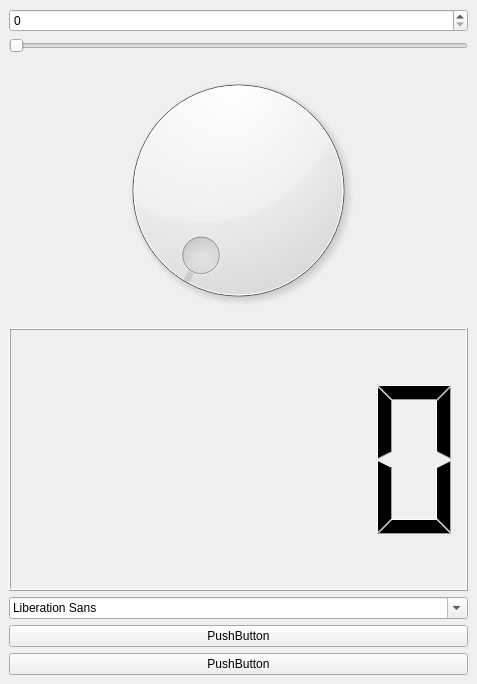
<?xml version="1.0" encoding="UTF-8"?>
<ui version="4.0">
 <class>CivicSimUIDockWidgetBase</class>
 <widget class="QDockWidget" name="CivicSimUIDockWidgetBase">
  <property name="geometry">
   <rect>
    <x>0</x>
    <y>0</y>
    <width>477</width>
    <height>684</height>
   </rect>
  </property>
  <property name="windowTitle">
   <string>CivicSim</string>
  </property>
  <widget class="QWidget" name="dockWidgetContents">
   <layout class="QGridLayout" name="gridLayout">
    <item row="6" column="0">
     <widget class="QPushButton" name="pushButton">
      <property name="text">
       <string>PushButton</string>
      </property>
     </widget>
    </item>
    <item row="5" column="0">
     <widget class="QFontComboBox" name="fontComboBox"/>
    </item>
    <item row="1" column="0">
     <widget class="QSlider" name="horizontalSlider">
      <property name="orientation">
       <enum>Qt::Horizontal</enum>
      </property>
     </widget>
    </item>
    <item row="7" column="0">
     <widget class="QPushButton" name="pushButton_2">
      <property name="text">
       <string>PushButton</string>
      </property>
     </widget>
    </item>
    <item row="0" column="0">
     <widget class="QSpinBox" name="spinBox"/>
    </item>
    <item row="3" column="0">
     <widget class="QDial" name="dial"/>
    </item>
    <item row="4" column="0">
     <widget class="QLCDNumber" name="lcdNumber"/>
    </item>
   </layout>
  </widget>
 </widget>
 <resources/>
 <connections/>
</ui>
